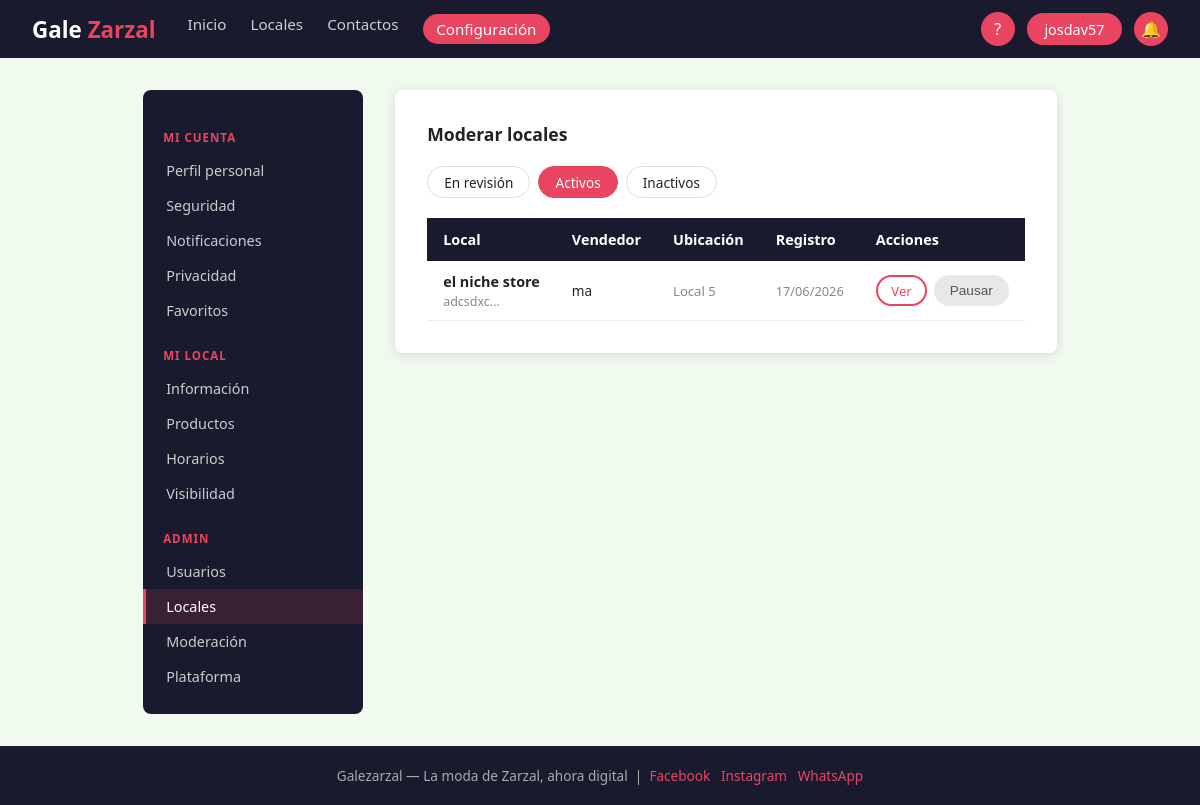
/admin/moderarLocales.php?tab=activo (signed in), run on the app's committed database.
### tables this page shows
CREATE TABLE `local` (
  `idLocal` int(11) NOT NULL,
  `nomLocal` varchar(100) NOT NULL,
  `describLocal` varchar(300) DEFAULT NULL,
  `infoContacto` varchar(200) DEFAULT NULL,
  `ubiLocal` varchar(150) DEFAULT NULL,
  `urlWhatsapp` varchar(20) NOT NULL,
  `estado` enum('activo','inactivo','pendiente','rechazado') NOT NULL DEFAULT 'pendiente',
  `fechaRegistro` datetime NOT NULL DEFAULT current_timestamp(),
  `idHorario` int(11) DEFAULT NULL,
  `idVendedor` int(11) NOT NULL
);

CREATE TABLE `vendedor` (
  `idVendedor` int(11) NOT NULL,
  `iduser` int(11) NOT NULL,
  `nomVendedor` varchar(80) NOT NULL,
  `infoContacto` varchar(150) DEFAULT NULL,
  `estado` enum('activo','inactivo','suspendido') NOT NULL DEFAULT 'activo'
);

### admin/moderarLocales.php (the view, shortened to what this page needs)
<?php
$db  = getDB();
$tab = $_GET['tab'] ?? 'revision';
$estados = ['revision'=>'En revisión','activo'=>'Activos','inactivo'=>'Inactivos'];
$st = $db->prepare(
    "SELECT l.*, v.nomVendedor FROM Local l
     JOIN Vendedor v ON v.idVendedor = l.idVendedor
     WHERE l.estado = ?
     ORDER BY l.fechaRegistro DESC"
);
$st->execute([$tab]);
$locales = $st->fetchAll();
require_once __DIR__ . '/../includes/header.php';
?>
<div class="config-layout">
  <?php require_once __DIR__ . '/../configuracion/sidebar.php'; ?>
  <main class="config-main">
    <div class="config-panel">
      <h2>Moderar locales</h2>
      <div style="display:flex;gap:.5rem;margin-bottom:1.25rem;flex-wrap:wrap;">
        <?php foreach ($estados as $k => $v): ?>
        <a href="?tab=<?= $k ?>" class="filtro-btn <?= $tab === $k ? 'activo' : '' ?>"><?= $v ?></a>
        <?php endforeach; ?>
      </div>
      <?php if (empty($locales)): ?>
        <div class="alerta alerta-info">No hay locales en esta categoría.</div>
      <?php else: ?>
      <div class="tabla-wrap">
        <table>
          <thead><tr><th>Local</th><th>Vendedor</th><th>Ubicación</th><th>Registro</th><th>Acciones</th></tr></thead>
          <tbody>
          <?php foreach ($locales as $l): ?>
          <tr>
            <td><strong><?= htmlspecialchars($l['nomLocal']) ?></strong><br>
                <small style="color:var(--gris);font-size:.78rem;"><?= htmlspecialchars(substr($l['describLocal'] ?? '', 0, 50)) ?>…</small></td>
            <td style="font-size:.85rem;"><?= htmlspecialchars($l['nomVendedor']) ?></td>
            <td style="font-size:.82rem;color:var(--gris);"><?= htmlspecialchars($l['ubiLocal'] ?? '—') ?></td>
            <td style="font-size:.8rem;color:var(--gris);"><?= date('d/m/Y', strtotime($l['fechaRegistro'] ?? 'now')) ?></td>
            <td>
              <form method="POST" style="display:flex;gap:.4rem;flex-wrap:wrap;">
                <?php if ($l['estado'] === 'revision'): ?>
                  <button name="accion" value="aprobar"  class="btn-primary btn-sm">✓ Aprobar</button>
                  <button name="accion" value="rechazar" class="btn-peligro btn-sm">✗ Rechazar</button>
                <?php elseif ($l['estado'] === 'activo'): ?>
                  <a href="/galezarzal/local/verLocal.php?id=<?= $l['idLocal'] ?>" class="btn-outline btn-sm">Ver</a>
                  <button name="accion" value="inactivar" class="btn-gris btn-sm">Pausar</button>
                <?php else: ?>
                  <button name="accion" value="activar" class="btn-outline btn-sm">Reactivar</button>
                <?php endif; ?>
              </form>
            </td>
          </tr>
          <?php endforeach; ?>
          </tbody>
        </table>
      </div>
      <?php endif; ?>
    </div>
  </main>
</div>
<?php require_once __DIR__ . '/../includes/footer.php'; ?>

### assets/css/style.css (style rules this page uses)
:root { --rojo: #E94560; --oscuro: #1A1A2E; --crema: #F1FAEE; --blanco: #FFFFFF; --gris: #888780; --gris-l: #e8e8e8; --exito: #2ecc71; --alerta: #f39c12; --radio: 8px; --sombra: 0 2px 12px rgba(0,0,0,.12); }
*, *::before, *::after { box-sizing: border-box; margin: 0; padding: 0; }
html { scroll-behavior: smooth; }
body { font-family: 'Segoe UI', Arial, sans-serif; background: var(--crema); color: #222; min-height: 100vh; display: flex; flex-direction: column; }
a { color: inherit; text-decoration: none; }
.btn-outline { background: transparent; color: var(--rojo); border: 2px solid var(--rojo); border-radius: 25px; padding: .55rem 1.5rem; font-size: .95rem; cursor: pointer; transition: background .2s, color .2s; display: inline-block; }
.btn-sm { padding: .3rem .85rem; font-size: .82rem; }
.btn-gris { background: var(--gris-l); color: #555; border: none; border-radius: 25px; padding: .4rem 1rem; font-size: .85rem; cursor: pointer; }
.tabla-wrap { overflow-x: auto; }
table { width: 100%; border-collapse: collapse; font-size: .9rem; }
thead { background: var(--oscuro); color: var(--blanco); }
thead th { padding: .75rem 1rem; text-align: left; font-weight: 600; }
tbody tr { border-bottom: 1px solid #eee; transition: background .15s; }
tbody td { padding: .65rem 1rem; }
.config-layout { display: flex; gap: 2rem; align-items: flex-start; padding: 2rem; max-width: 1100px; margin: 0 auto; }
.config-main { flex: 1; }
.config-panel { background: var(--blanco); border-radius: var(--radio); box-shadow: var(--sombra); padding: 2rem; }
.config-panel h2 { font-size: 1.1rem; font-weight: 700; margin-bottom: 1.25rem; }
.filtro-btn { background: var(--blanco); border: 1.5px solid #ddd; border-radius: 20px; padding: .35rem 1rem; font-size: .85rem; cursor: pointer; transition: .2s; }
.filtro-btn:hover, .filtro-btn.activo { background: var(--rojo); color: var(--blanco); border-color: var(--rojo); }

### data on the page
local: nomLocal "el niche store", describLocal "adcsdxc", idVendedor.nomVendedor "ma", ubiLocal "Local 5", fechaRegistro "17/06/2026"

### other printed values
$_nomUsuario "josdav57"
$v "En revisión"
$v "Activos"
$v "Inactivos"
